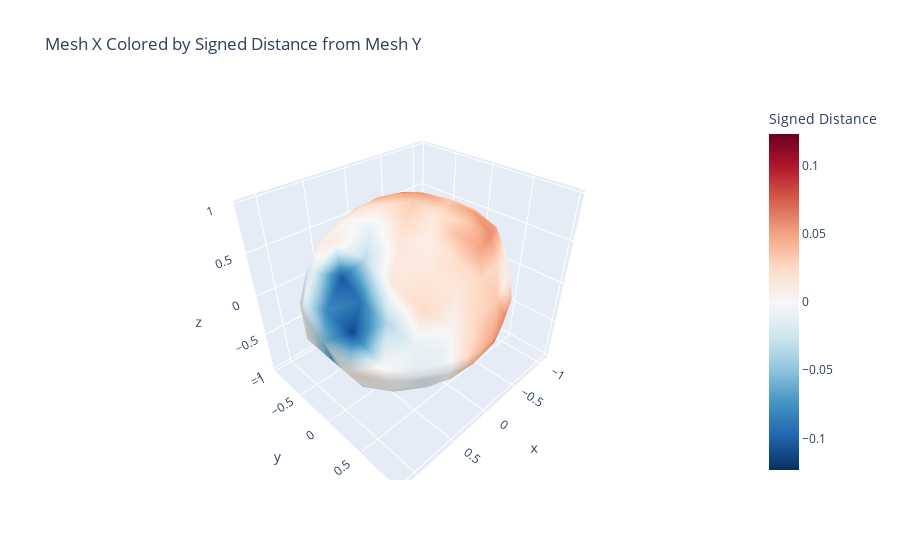
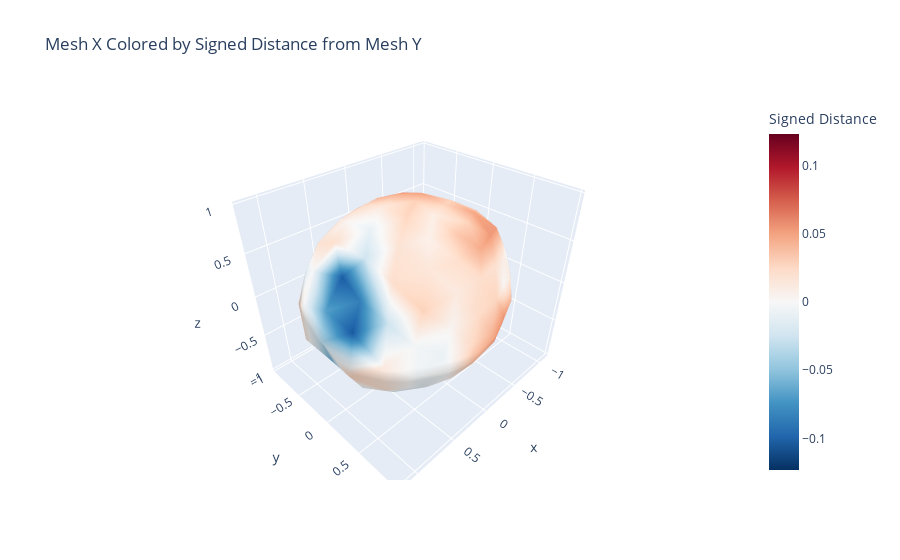

Notebook code for these charts, in order:
### Code cell
final_verts = outer_problem(sphere, balloon, projmats, batch_tgt_edgemap_info, n_iters=100, lr=1e-5,moment=0.8)

### Figure 1 — Plotly figure (JSON) as saved in the notebook; plotly's stock layout.template omitted (floating-point values rounded to 4 significant figures; data arrays with more than 128 entries replaced by an {"elided": "..."} marker saying what was removed)
{"data": [{"cmax": 0.1231, "cmin": -0.1231, "colorbar": {"title": {"text": "Signed Distance"}}, "colorscale": [[0, "rgb(103,0,31)"], [0.1, "rgb(178,24,43)"], [0.2, "rgb(214,96,77)"], [0.3, "rgb(244,165,130)"], [0.4, "rgb(253,219,199)"], [0.5, "rgb(247,247,247)"], [0.6, "rgb(209,229,240)"], [0.7, "rgb(146,197,222)"], [0.8, "rgb(67,147,195)"], [0.9, "rgb(33,102,172)"], [1, "rgb(5,48,97)"]], "i": {"elided": "320 int values"}, "intensity": {"elided": "162 float values"}, "j": {"elided": "320 int values"}, "k": {"elided": "320 int values"}, "lighting": {"ambient": 0.8, "diffuse": 0.9}, "lightposition": {"x": 100, "y": 200, "z": 0}, "opacity": 1, "reversescale": true, "showscale": true, "type": "mesh3d", "x": {"elided": "162 float values"}, "y": {"elided": "162 float values"}, "z": {"elided": "162 float values"}}], "layout": {"scene": {"aspectmode": "data"}, "title": {"text": "Mesh X Colored by Signed Distance from Mesh Y"}}}

### Figure 2 — Plotly figure (JSON) as saved in the notebook; plotly's stock layout.template omitted (floating-point values rounded to 4 significant figures; data arrays with more than 128 entries replaced by an {"elided": "..."} marker saying what was removed)
{"data": [{"cmax": 0.1231, "cmin": -0.1231, "colorbar": {"title": {"text": "Signed Distance"}}, "colorscale": [[0, "rgb(103,0,31)"], [0.1, "rgb(178,24,43)"], [0.2, "rgb(214,96,77)"], [0.3, "rgb(244,165,130)"], [0.4, "rgb(253,219,199)"], [0.5, "rgb(247,247,247)"], [0.6, "rgb(209,229,240)"], [0.7, "rgb(146,197,222)"], [0.8, "rgb(67,147,195)"], [0.9, "rgb(33,102,172)"], [1, "rgb(5,48,97)"]], "i": {"elided": "320 int values"}, "intensity": {"elided": "162 float values"}, "j": {"elided": "320 int values"}, "k": {"elided": "320 int values"}, "lighting": {"ambient": 0.8, "diffuse": 0.9}, "lightposition": {"x": 100, "y": 200, "z": 0}, "opacity": 1, "reversescale": true, "showscale": true, "type": "mesh3d", "x": {"elided": "162 float values"}, "y": {"elided": "162 float values"}, "z": {"elided": "162 float values"}}], "layout": {"scene": {"aspectmode": "data"}, "title": {"text": "Mesh X Colored by Signed Distance from Mesh Y"}}}
